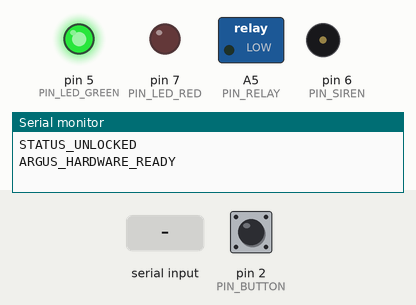
This sketch was run on a simulated Arduino Uno, built with avr-gcc and run on an emulated ATmega328P. Shown: switched loads named in the sketch (green lamp = pin HIGH), output pins drawn as LEDs (lit = HIGH), buzzer (waves = sounding, pin HIGH), the last lines printed to the serial monitor. The inputs (shaded band) are chosen by the test bench; at power-on: pin 2 (PIN_BUTTON) HIGH.

Above: at 1.2 s.
1.3 s: "WARN\n" received over Serial
At 1.4 s:
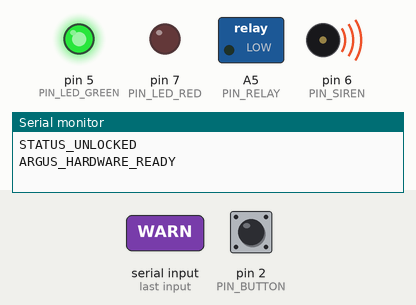
4.3 s: "LOCK\n" received over Serial
At 5.3 s:
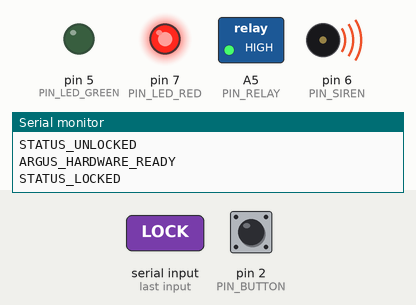
5.8 s: "SILENCE\n" received over Serial
At 6.6 s:
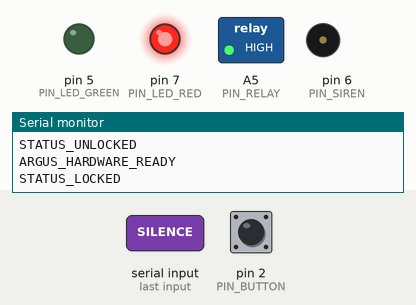
7.3 s: "UNLOCK\n" received over Serial
At 7.7 s:
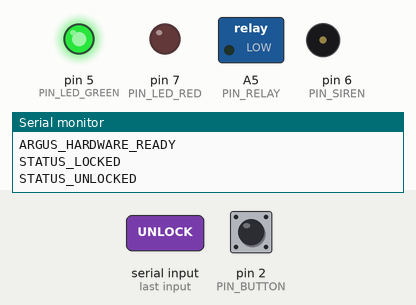
Timing chart, 0 to 9.8 s (numbered marks = the images above; inputs shaded):
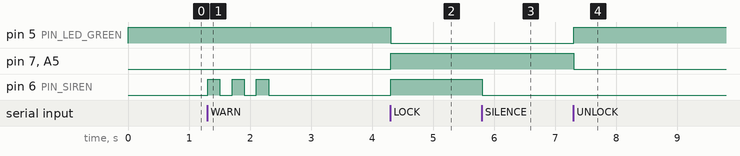

Measured:
- after the input at 1.3 s, pin 6 (PIN_SIREN): alternates HIGH for 0.20 s and LOW for 0.20 s, 6 changes in all, then stays LOW, starting at once
- after the input at 4.3 s, pin 5 (PIN_LED_GREEN): HIGH → LOW at once; pin 7 (PIN_LED_RED), A5 (PIN_RELAY), pin 6 (PIN_SIREN): LOW → HIGH at once
- after the input at 5.8 s, pin 6 (PIN_SIREN): HIGH → LOW at once
- after the input at 7.3 s, pin 5 (PIN_LED_GREEN): LOW → HIGH at once; pin 7 (PIN_LED_RED), A5 (PIN_RELAY): HIGH → LOW at once

The sketch:

argus_lock.ino
```cpp
/*
  ARGUS - Auto Theft Door Lock System
  Target: Arduino UNO

  Connections:
  - Traffic Light Green:  Pin 5
  - Traffic Light Yellow: Pin 6 (Siren/Warning)
  - Traffic Light Red:    Pin 7
  - Relay Module (Lock):  Pin A5
  - Manual Button:        Pin 2
*/

// --- PINS ---
const int PIN_LED_GREEN = 5;
const int PIN_SIREN = 6; // Yellow LED + Buzzer
const int PIN_LED_RED = 7;
const int PIN_RELAY = A5; // Active HIGH to Lock
const int PIN_BUTTON = 2; // Push button to Ground

// --- CONFIG ---
const unsigned long LOCK_DURATION = 15000; // 15 Seconds Auto-Unlock

// --- STATE ---
bool isLocked = false;
unsigned long lockStartTime = 0;

void setup() {
  Serial.begin(9600);

  pinMode(PIN_LED_GREEN, OUTPUT);
  pinMode(PIN_SIREN, OUTPUT);
  pinMode(PIN_LED_RED, OUTPUT);
  pinMode(PIN_RELAY, OUTPUT);
  pinMode(PIN_BUTTON, INPUT_PULLUP);

  // Initial State: Unlocked
  unlockDoor();

  Serial.println("ARGUS_HARDWARE_READY");
}

void loop() {
  // 1. Check Serial Commands
  if (Serial.available() > 0) {
    String command = Serial.readStringUntil('\n');
    command.trim();

    if (command == "LOCK") {
      lockDoor();
    } else if (command == "UNLOCK") {
      unlockDoor();
    } else if (command == "WARN") {
      triggerSiren();
    } else if (command == "SILENCE") {
      digitalWrite(PIN_SIREN, LOW);
    }
  }

  // 2. Check Manual Button
  if (digitalRead(PIN_BUTTON) == LOW) {
    unlockDoor();
    delay(500); // Debounce
  }

  // 3. Auto-Unlock Timer
  if (isLocked) {
    if (millis() - lockStartTime >= LOCK_DURATION) {
      unlockDoor();
    }
  }
}

void lockDoor() {
  if (!isLocked) {
    digitalWrite(PIN_RELAY, HIGH); // Activate Lock

    // Status: Red ON, Green OFF, Siren ON
    digitalWrite(PIN_LED_RED, HIGH);
    digitalWrite(PIN_LED_GREEN, LOW);
    digitalWrite(PIN_SIREN, HIGH);

    isLocked = true;
    lockStartTime = millis();
    Serial.println("STATUS_LOCKED");
  }
}

void unlockDoor() {
  digitalWrite(PIN_RELAY, LOW); // Deactivate Lock

  // Status: Green ON, Red OFF, Siren OFF
  digitalWrite(PIN_LED_GREEN, HIGH);
  digitalWrite(PIN_LED_RED, LOW);
  digitalWrite(PIN_SIREN, LOW);

  isLocked = false;
  Serial.println("STATUS_UNLOCKED");
}

void triggerSiren() {
  // Pulse Siren/Yellow Light
  for (int i = 0; i < 3; i++) {
    digitalWrite(PIN_SIREN, HIGH);
    delay(200);
    digitalWrite(PIN_SIREN, LOW);
    delay(200);
  }

  // Restore State
  if (isLocked) {
    digitalWrite(PIN_SIREN, HIGH);
  }
}
```
